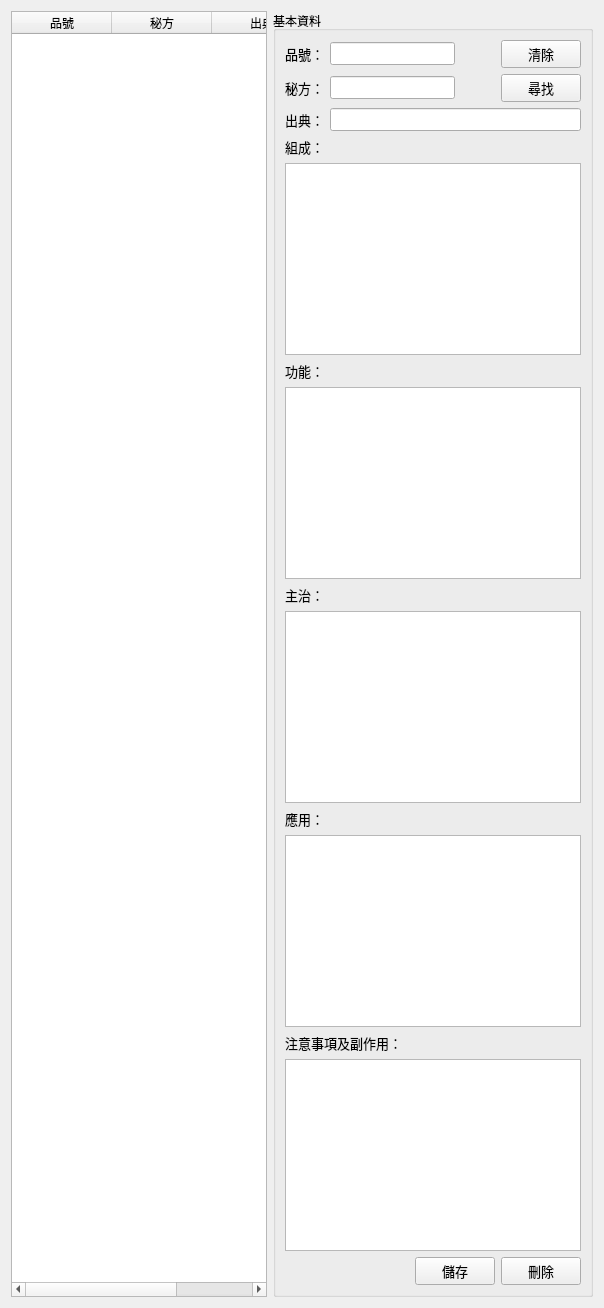
          <widget class="QWidget" name="tabSecretFormulas">
           <attribute name="title">
            <string>秘方</string>
           </attribute>
           <layout class="QHBoxLayout" name="horizontalLayout_secret">
            <item>
             <widget class="QTableWidget" name="secretTableWidget">
              <property name="maximumSize">
               <size>
                <width>350</width>
                <height>16777215</height>
               </size>
              </property>
              <column>
               <property name="text">
                <string>品號</string>
               </property>
              </column>
              <column>
               <property name="text">
                <string>秘方</string>
               </property>
              </column>
              <column>
               <property name="text">
                <string>出典</string>
               </property>
              </column>
             </widget>
            </item>
            <item>
             <widget class="QGroupBox" name="groupBoxSecretInfo">
              <property name="title">
               <string>基本資料</string>
              </property>
              <layout class="QVBoxLayout" name="verticalLayout_secret">
               <item>
                <layout class="QHBoxLayout" name="horizontalLayout_secret_top">
                 <item>
                  <widget class="QLabel" name="labelSecretId">
                   <property name="font">
                    <font>
                     <pointsize>10</pointsize>
                    </font>
                   </property>
                   <property name="text">
                    <string>品號：</string>
                   </property>
                  </widget>
                 </item>
                 <item>
                  <widget class="QLineEdit" name="secretIdLineEdit">
                   <property name="maximumSize">
                    <size>
                     <width>150</width>
                     <height>16777215</height>
                    </size>
                   </property>
                   <property name="font">
                    <font>
                     <pointsize>10</pointsize>
                    </font>
                   </property>
                  </widget>
                 </item>
                 <item>
                  <spacer name="horizontalSpacer_secret">
                   <property name="orientation">
                    <enum>Qt::Horizontal</enum>
                   </property>
                   <property name="sizeHint" stdset="0">
                    <size>
                     <width>40</width>
                     <height>20</height>
                    </size>
                   </property>
                  </spacer>
                 </item>
                 <item>
                  <widget class="QPushButton" name="clearSecretButton">
                   <property name="font">
                    <font>
                     <pointsize>10</pointsize>
                    </font>
                   </property>
                   <property name="text">
                    <string>清除</string>
                   </property>
                  </widget>
                 </item>
                </layout>
               </item>
               <item>
                <layout class="QHBoxLayout" name="horizontalLayout_secret_name">
                 <item>
                  <widget class="QLabel" name="labelSecretName">
                   <property name="font">
                    <font>
                     <pointsize>10</pointsize>
                    </font>
                   </property>
                   <property name="text">
                    <string>秘方：</string>
                   </property>
                  </widget>
                 </item>
                 <item>
                  <widget class="QLineEdit" name="secretNameLineEdit">
                   <property name="maximumSize">
                    <size>
                     <width>150</width>
                     <height>16777215</height>
                    </size>
                   </property>
                   <property name="font">
                    <font>
                     <pointsize>10</pointsize>
                    </font>
                   </property>
                  </widget>
                 </item>
                 <item>
                  <spacer name="horizontalSpacer_secret2">
                   <property name="orientation">
                    <enum>Qt::Horizontal</enum>
                   </property>
                   <property name="sizeHint" stdset="0">
                    <size>
                     <width>40</width>
                     <height>20</height>
                    </size>
                   </property>
                  </spacer>
                 </item>
                 <item>
                  <widget class="QPushButton" name="searchSecretButton">
                   <property name="font">
                    <font>
                     <pointsize>10</pointsize>
                    </font>
                   </property>
                   <property name="text">
                    <string>尋找</string>
                   </property>
                  </widget>
                 </item>
                </layout>
               </item>
               <item>
                <layout class="QHBoxLayout" name="horizontalLayout_secret_source">
                 <item>
                  <widget class="QLabel" name="labelSecretSource">
                   <property name="font">
                    <font>
                     <pointsize>10</pointsize>
                    </font>
                   </property>
                   <property name="text">
                    <string>出典：</string>
                   </property>
                  </widget>
                 </item>
                 <item>
                  <widget class="QLineEdit" name="secretSourceLineEdit">
                   <property name="font">
                    <font>
                     <pointsize>10</pointsize>
                    </font>
                   </property>
                  </widget>
                 </item>
                </layout>
               </item>
               <item>
                <widget class="QLabel" name="labelSecretComposition">
                 <property name="font">
                  <font>
                   <pointsize>10</pointsize>
                  </font>
                 </property>
                 <property name="text">
                  <string>組成：</string>
                 </property>
                </widget>
               </item>
               <item>
                <widget class="QTextEdit" name="secretCompositionTextEdit">
                 <property name="sizePolicy">
                  <sizepolicy hsizetype="Expanding" vsizetype="Minimum">
                   <horstretch>0</horstretch>
                   <verstretch>0</verstretch>
                  </sizepolicy>
                 </property>
                 <property name="minimumSize">
                  <size>
                   <width>0</width>
                   <height>50</height>
                  </size>
                 </property>
                 <property name="maximumSize">
                  <size>
                   <width>16777215</width>
                   <height>16777215</height>
                  </size>
                 </property>
                 <property name="font">
                  <font>
                   <pointsize>10</pointsize>
                  </font>
                 </property>
                </widget>
               </item>
               <item>
                <widget class="QLabel" name="labelSecretEffect">
                 <property name="font">
                  <font>
                   <pointsize>10</pointsize>
                  </font>
                 </property>
                 <property name="text">
                  <string>功能：</string>
                 </property>
                </widget>
               </item>
               <item>
                <widget class="QTextEdit" name="secretEffectTextEdit">
                 <property name="sizePolicy">
                  <sizepolicy hsizetype="Expanding" vsizetype="Minimum">
                   <horstretch>0</horstretch>
                   <verstretch>0</verstretch>
                  </sizepolicy>
                 </property>
                 <property name="minimumSize">
                  <size>
                   <width>0</width>
                   <height>50</height>
                  </size>
                 </property>
                 <property name="maximumSize">
                  <size>
                   <width>16777215</width>
                   <height>16777215</height>
                  </size>
                 </property>
                 <property name="font">
                  <font>
                   <pointsize>10</pointsize>
                  </font>
                 </property>
                </widget>
               </item>
               <item>
                <widget class="QLabel" name="labelSecretIndication">
                 <property name="font">
                  <font>
                   <pointsize>10</pointsize>
                  </font>
                 </property>
                 <property name="text">
                  <string>主治：</string>
                 </property>
                </widget>
               </item>
               <item>
                <widget class="QTextEdit" name="secretIndicationTextEdit">
                 <property name="sizePolicy">
                  <sizepolicy hsizetype="Expanding" vsizetype="Minimum">
                   <horstretch>0</horstretch>
                   <verstretch>0</verstretch>
                  </sizepolicy>
                 </property>
                 <property name="minimumSize">
                  <size>
                   <width>0</width>
                   <height>50</height>
                  </size>
                 </property>
                 <property name="maximumSize">
                  <size>
                   <width>16777215</width>
                   <height>16777215</height>
                  </size>
                 </property>
                 <property name="font">
                  <font>
                   <pointsize>10</pointsize>
                  </font>
                 </property>
                </widget>
               </item>
               <item>
                <widget class="QLabel" name="labelSecretApplication">
                 <property name="font">
                  <font>
                   <pointsize>10</pointsize>
                  </font>
                 </property>
                 <property name="text">
                  <string>應用：</string>
                 </property>
                </widget>
               </item>
               <item>
                <widget class="QTextEdit" name="secretApplicationTextEdit">
                 <property name="sizePolicy">
                  <sizepolicy hsizetype="Expanding" vsizetype="Minimum">
                   <horstretch>0</horstretch>
                   <verstretch>0</verstretch>
                  </sizepolicy>
                 </property>
                 <property name="minimumSize">
                  <size>
                   <width>0</width>
                   <height>50</height>
                  </size>
                 </property>
                 <property name="maximumSize">
                  <size>
                   <width>16777215</width>
                   <height>16777215</height>
                  </size>
                 </property>
                 <property name="font">
                  <font>
                   <pointsize>10</pointsize>
                  </font>
                 </property>
                </widget>
               </item>
               <item>
                <widget class="QLabel" name="labelSecretWarnings">
                 <property name="font">
                  <font>
                   <pointsize>10</pointsize>
                  </font>
                 </property>
                 <property name="text">
                  <string>注意事項及副作用：</string>
                 </property>
                </widget>
               </item>
               <item>
                <widget class="QTextEdit" name="secretWarningsTextEdit">
                 <property name="sizePolicy">
                  <sizepolicy hsizetype="Expanding" vsizetype="Minimum">
                   <horstretch>0</horstretch>
                   <verstretch>0</verstretch>
                  </sizepolicy>
                 </property>
                 <property name="minimumSize">
                  <size>
                   <width>0</width>
                   <height>50</height>
                  </size>
                 </property>
                 <property name="maximumSize">
                  <size>
                   <width>16777215</width>
                   <height>16777215</height>
                  </size>
                 </property>
                 <property name="font">
                  <font>
                   <pointsize>10</pointsize>
                  </font>
                 </property>
                </widget>
               </item>
               <item>
                <layout class="QHBoxLayout" name="horizontalLayout_secret_buttons">
                 <item>
                  <spacer name="horizontalSpacer_secret_btn">
                   <property name="orientation">
                    <enum>Qt::Horizontal</enum>
                   </property>
                   <property name="sizeHint" stdset="0">
                    <size>
                     <width>40</width>
                     <height>20</height>
                    </size>
                   </property>
                  </spacer>
                 </item>
                 <item>
                  <widget class="QPushButton" name="saveSecretButton">
                   <property name="font">
                    <font>
                     <pointsize>10</pointsize>
                    </font>
                   </property>
                   <property name="text">
                    <string>儲存</string>
                   </property>
                  </widget>
                 </item>
                 <item>
                  <widget class="QPushButton" name="deleteSecretButton">
                   <property name="font">
                    <font>
                     <pointsize>10</pointsize>
                    </font>
                   </property>
                   <property name="text">
                    <string>刪除</string>
                   </property>
                  </widget>
                 </item>
                </layout>
               </item>
              </layout>
             </widget>
            </item>
           </layout>
          </widget>
